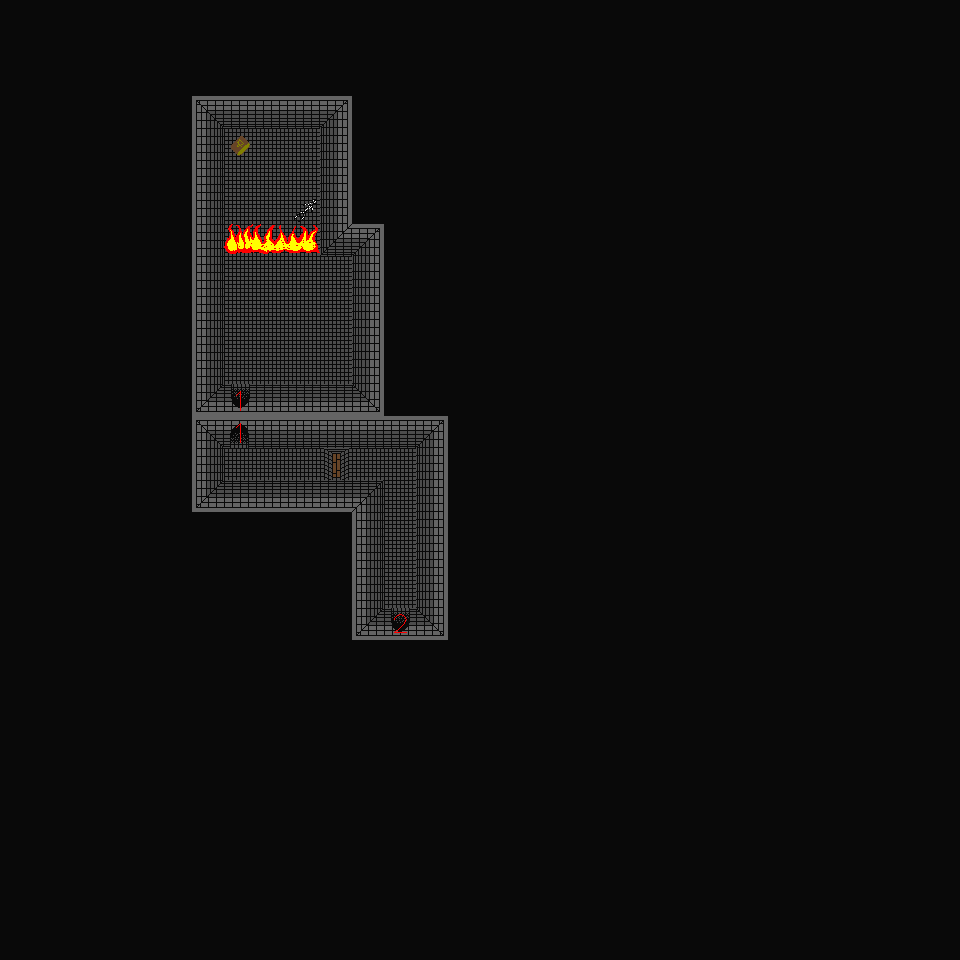

A 2D game scene composited from a Tiled map and its tileset images. What follows is a short description and the map's XML, with each tile layer's data collapsed to a summary:
An orthogonal 30x30 tile map with 32x32 px tiles, 2 tile layers (Map, Objects).

<map version="1.0" orientation="orthogonal" width="30" height="30" tilewidth="32" tileheight="32">
 <tileset firstgid="1" source="../../../Resources/Tilesets/tiles.tsx" />
 <layer name="Map" width="30" height="30">
  <data>[900 cells, 900 non-empty, 14 distinct tile ids]</data>
 </layer>
 <layer name="Objects" width="30" height="30">
  <data>[900 cells, 9 non-empty, 8 distinct tile ids]</data>
 </layer>
</map>
